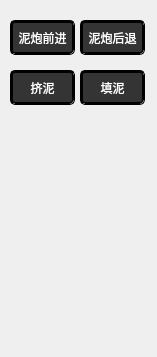
    <widget class="QWidget" name="page_3">
     <property name="geometry">
      <rect>
       <x>0</x>
       <y>0</y>
       <width>157</width>
       <height>357</height>
      </rect>
     </property>
     <attribute name="label">
      <string>堵泥</string>
     </attribute>
     <widget class="QPushButton" name="pushButtonRC10">
      <property name="geometry">
       <rect>
        <x>80</x>
        <y>20</y>
        <width>65</width>
        <height>35</height>
       </rect>
      </property>
      <property name="styleSheet">
       <string notr="true">
QPushButton{
	background-color:rgb(52, 52, 52);
	border:3px groove black;
	border-radius:5px;
	color:white;
}
QPushButton:pressed
{
	background-color:gray;
	border:3px groove black;
	border-radius:5px;
}</string>
      </property>
      <property name="text">
       <string>泥炮后退</string>
      </property>
     </widget>
     <widget class="QPushButton" name="pushButtonRC9">
      <property name="geometry">
       <rect>
        <x>10</x>
        <y>20</y>
        <width>65</width>
        <height>35</height>
       </rect>
      </property>
      <property name="styleSheet">
       <string notr="true">
QPushButton{
	background-color:rgb(52, 52, 52);
	border:3px groove black;
	border-radius:5px;
	color:white;
}
QPushButton:pressed
{
	background-color:gray;
	border:3px groove black;
	border-radius:5px;
}</string>
      </property>
      <property name="text">
       <string>泥炮前进</string>
      </property>
     </widget>
     <widget class="QPushButton" name="pushButtonRC12">
      <property name="geometry">
       <rect>
        <x>80</x>
        <y>70</y>
        <width>65</width>
        <height>35</height>
       </rect>
      </property>
      <property name="styleSheet">
       <string notr="true">
QPushButton{
	background-color:rgb(52, 52, 52);
	border:3px groove black;
	border-radius:5px;
	color:white;
}
QPushButton:pressed
{
	background-color:gray;
	border:3px groove black;
	border-radius:5px;
}</string>
      </property>
      <property name="text">
       <string>填泥</string>
      </property>
     </widget>
     <widget class="QPushButton" name="pushButtonRC11">
      <property name="geometry">
       <rect>
        <x>10</x>
        <y>70</y>
        <width>65</width>
        <height>35</height>
       </rect>
      </property>
      <property name="styleSheet">
       <string notr="true">
QPushButton{
	background-color:rgb(52, 52, 52);
	border:3px groove black;
	border-radius:5px;
	color:white;
}
QPushButton:pressed
{
	background-color:gray;
	border:3px groove black;
	border-radius:5px;
}</string>
      </property>
      <property name="text">
       <string>挤泥</string>
      </property>
     </widget>
    </widget>
